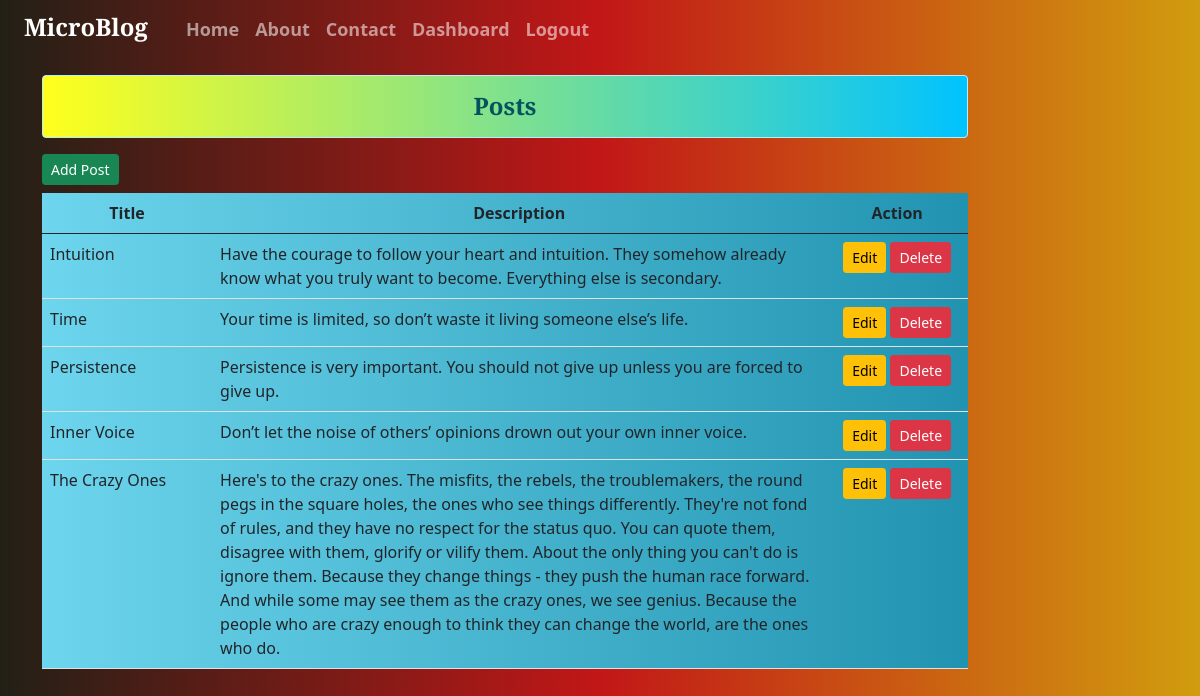
The page /dashboard/ (signed in) on the database its author committed.
### blog/models.py (models this page shows)
class BlogPost(models.Model):
    title = models.CharField(max_length=100)
    desc = models.TextField()

### blog/views.py (the view)
# urls.py: path('dashboard/', views.dashboard, name='dashboard'),
def dashboard(request):
    if request.user.is_authenticated:
        posts = BlogPost.objects.all();
        return render(request, 'blog/dashboard.html', {'posts':posts})
    else:
        return HttpResponseRedirect('/login/')

### blog/templates/blog/dashboard.html (shortened to what this page needs)
{% extends 'blog/core.html' %}
{% load static %}
{% block content %}
    <div class="col-sm-10 ">
        <h4 class="text-center alert alert-info mt-3 postsbg titlefont">Posts</h4>
        <a href="{% url 'addpost' %}" class="btn btn-success btn-sm mb-2">Add Post</a>
        {% if posts %}
            <table class="table table-hover dashbg">
                <thead>
                    <tr class="text-center">
                        <th scope="col" style="width:18%">Title</th>
                        <th scope="col" style="width:65%">Description</th>
                        <th scope="col" style="width:15%">Action</th>
                    </tr>
                </thead>
                <tbody>
                    {% for post in posts %}
                        <tr>
                            <td>{{post.title}}</td>
                            <td>{{post.desc}}</td>
                            <td class="text-center">
                                <a href="{% url 'updatepost' post.id %}" class="btn btn-warning btn-sm">Edit</a>
                                {% if perms.blog.delete_post %}
                                    <form action="{% url 'deletepost' post.id %}" method="post" class="d-inline ">
                                        <input type="submit" class="btn btn-danger btn-sm" value="Delete">
                                    </form>
                                {% endif %}
                            </td>
                        </tr>
                    {% endfor %}
                </tbody>
            </table>
        {% else %}
            <h3 class="text-center alert alert-warning">
                No Records
            </h3>
        {% endif %}
    </div>
{% endblock content %}

### blog/static/blog/css/style.css (style rules this page uses)
body { color: white; }
.bgcolor { background: #3C3B3F; background: -webkit-linear-gradient(to left, #14140e, #000000); background: linear-gradient(to right, #222016,rgb(194, 23, 23), #d19d0e); }
.dashbg { background: #2193b0; background: -webkit-linear-gradient(to right, #6dd5ed, #2193b0); background: linear-gradient(to right, #6dd5ed, #2193b0); }
.postsbg { background: #00c3ff; background: -webkit-linear-gradient(to right, #ffff1c, #00c3ff); background: linear-gradient(to right, #ffff1c, #00c3ff); }
.titlefont { font-family: 'Libre Baskerville', serif; font-weight: bold; }

### rows shown on the page
BlogPost: title "Intuition", desc "Have the courage to follow your heart and intuition. They somehow already know what you truly want to become. Everything else is secondary."
BlogPost: title "Time", desc "Your time is limited, so don’t waste it living someone else’s life."
BlogPost: title "Persistence", desc "Persistence is very important. You should not give up unless you are forced to give up."
BlogPost: title "Inner Voice", desc "Don’t let the noise of others’ opinions drown out your own inner voice."
BlogPost: title "The Crazy Ones", desc "Here's to the crazy ones. The misfits, the rebels, the troublemakers, the round pegs in the square holes, the ones who see things differently. They're not fond of rules, and they have no respect for the status quo. You can quote them, disagree with them, glorify or vilify them. About the only thing you can't do is ignore them. Because they change things - they push the human race forward. And while some may see them as the crazy ones, we see genius. Because the people who are crazy enough to think they can change the world, are the ones who do."
